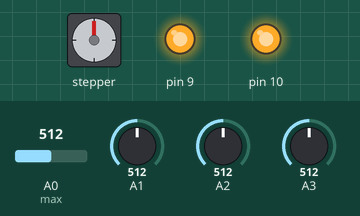
Simulated run of this sketch. Board: Arduino Uno, built with avr-gcc and run on an emulated ATmega328P. Parts: stepper motor, output pins drawn as LEDs (lit = HIGH). Wiring (inferred from the names in the program): stepper motor (2048 steps per turn assumed): coils pin 4, pin 5, pin 6, pin 7. Inputs (shaded band) come from the test bench; at power-on: A0 (max) = 512, A1 = 512, A2 = 512, A3 = 512. Pins used as bus, display or sensor lines are not drawn; what the sketch prints to the serial monitor is not drawn.

Above: at 0.1 s.
Timing chart, 0 to 1.6 s (numbered marks = the images above):
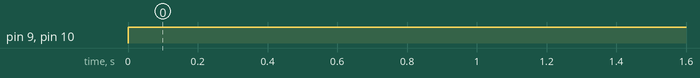

Measured:
- by itself, pin 9, pin 10: LOW → HIGH at 0.00 s

The sketch:

UTRAmotor.ino
```cpp
//Includes the Arduino Stepper Library
/*#include <Stepper.h>

// Defines the number of steps per rotation
const int stepsPerRevolution = 2038;

// Creates an instance of stepper class
// Pins entered in sequence IN1-IN3-IN2-IN4 for proper step sequence
Stepper myStepper = Stepper(stepsPerRevolution, 8, 10, 9, 11);

void setup() {
    // Nothing to do (Stepper Library sets pins as outputs)
}

void loop() {
	// Rotate CW slowly at 5 RPM
	myStepper.setSpeed(5);
	myStepper.step(stepsPerRevolution);
	delay(1000);

	// Rotate CCW quickly at 10 RPM
	myStepper.setSpeed(10);
	myStepper.step(-stepsPerRevolution);
	delay(1000);
}
/*
#include <Servo.h>
Servo servo;
int angle = 10;
void setup() {
  servo.attach(8);
  servo.write(angle);
}
void loop()
{
 // scan from 0 to 180 degrees
  for(angle = 10; angle < 180; angle++)
  {
    servo.write(angle);
    delay(15);
  }
  // now scan back from 180 to 0 degrees
  for(angle = 180; angle > 10; angle--)
  {
    servo.write(angle);
    delay(15);
  }
}
*/

#include <math.h>

int motor1pin1 = 6;
int motor1pin2 = 7;

int motor2pin1 = 5;
int motor2pin2 = 4;

int lastVal14 = 0;
int lastVal15 = 0;
int lastVal16 = 0;

int delta14 = 0;
int delta15 = 0;
int delta16 = 0;

// Voltage iteration loop
int l = 0;

double voltage = 0, avg_solar_voltage = 0;
/*
double avgLeft = 0, avgRight = 0, avgGo = 0;
double left, right, front;
*/

int satisfied = 0;

void setup() {
// put your setup code here, to run once:
  Serial.begin(9600);
  pinMode(motor1pin1, OUTPUT);
  pinMode(motor1pin2, OUTPUT);
  pinMode(motor2pin1, OUTPUT);
  pinMode(motor2pin2, OUTPUT);

  //(Optional)
  pinMode(9, OUTPUT);
  pinMode(10, OUTPUT);
  //pinMode(3, INPUT);
  pinMode(14, INPUT);
  pinMode(15, INPUT);
  pinMode(16, INPUT);
  pinMode(17, INPUT);
  pinMode(A3, INPUT);
  //(Optional)
}

void loop() {
   // put your main code here, to run repeatedly:

  //Controlling speed (0   = off and 255 = max speed):
  //(Optional)

  //(Optional)
  int max = 14;
  for(int i = 15; i < 17; i++) {
    if (max == 14) {
      if (analogRead(i) > analogRead(max) * 0.39) { // might be TOO sensitive
        max = i;
      }
    } else {
      if (analogRead(i) > analogRead(max)) {
      max = i;
    }
    }
  }

  Serial.println(max);
/*
  if (analogRead(14) + delta15 > 0 && analogRead(14) + delta16 < 0) {
    digitalWrite(motor1pin1,   LOW);
    digitalWrite(motor1pin2, HIGH);

    digitalWrite(motor2pin1, HIGH);
    digitalWrite(motor2pin2, LOW);

  } else if (analogRead(14) + delta15 < 0 && analogRead(14) + delta16 > 0) {
    digitalWrite(motor1pin1,   HIGH);
    digitalWrite(motor1pin2, LOW);

    digitalWrite(motor2pin1, LOW);
    digitalWrite(motor2pin2, HIGH);
  } else {
    digitalWrite(motor1pin1,   HIGH);
    digitalWrite(motor1pin2, LOW);

    digitalWrite(motor2pin1, HIGH);
    digitalWrite(motor2pin2, LOW);
  }
  */

  if (max == 15) {
    digitalWrite(motor1pin1,   HIGH);
    digitalWrite(motor1pin2, LOW);

    digitalWrite(motor2pin1, LOW);
    digitalWrite(motor2pin2, HIGH);
    //analogWrite(9, (analogRead(14) + delta14 + delta15 + 60 + analogRead(15)) *3);
    //analogWrite(10, (analogRead(14) + delta14) * 3);

    analogWrite(9, 255);
    analogWrite(10, 255);

    //Serial.print(pow(abs(analogRead(14) + delta14 + delta15 + 20 + analogRead(15)), 2));
    //Serial.print(" ");
    //Serial.println(pow(abs(analogRead(14) + delta14 + delta16), 2));
  } else if (max == 16) {
    digitalWrite(motor1pin1,   LOW);
    digitalWrite(motor1pin2, HIGH);

    digitalWrite(motor2pin1, HIGH);
    digitalWrite(motor2pin2, LOW);
    //analogWrite(9, (analogRead(14) + delta14) * 3);
    //analogWrite(10, (analogRead(14) + delta14 + delta16 + 60 + analogRead(16)/2) * 3);
    analogWrite(9, 255);
    analogWrite(10, 255);

    //Serial.print(pow(abs(analogRead(14) + delta14 + delta15), 2));
    //Serial.print(" ");
    //Serial.println(pow(abs(analogRead(14) + delta14 + delta16 + 20 + analogRead(16)/2), 2));
  } else {
    digitalWrite(motor1pin1,   HIGH);
    digitalWrite(motor1pin2, LOW);

    digitalWrite(motor2pin1, HIGH);
    digitalWrite(motor2pin2, LOW);
    if ((analogRead(14) + delta14 + delta15 + 20) * 2 > 255) { //Capping values > 255
      analogWrite(9, 255);
    } else {
      analogWrite(9, (analogRead(14) + delta14 + delta15 + 20) * 2);
    }

    if ((analogRead(14) + delta14 + delta16 + 20) * 2 > 255) { //Capping values > 255
      analogWrite(10, 255);
    } else {
      analogWrite(10, (analogRead(14) + delta14 + delta16 + 20) * 2); // ADJUST THESE MAYBE!
    }

    //analogWrite(9, 255);
    //analogWrite(10, 255);

    Serial.print((analogRead(14) + delta14 + delta15 + 20) * 2);
    Serial.print(" ");
    Serial.println((analogRead(14) + delta14 + delta16 + 20) * 2);
  }

  /*
  if(analogRead(max) >= 585) {
    // vibe
  } else if (max == 14) {
    analogWrite(9, 1000); //ENA   pin
    analogWrite(10, 1000); //ENB pin
    digitalWrite(motor1pin1,   HIGH);
    digitalWrite(motor1pin2, LOW);

    digitalWrite(motor2pin1, HIGH);
    digitalWrite(motor2pin2, LOW);
  } else if (max == 15) {
    analogWrite(9, 1000); //ENA   pin
    analogWrite(10, 1000); //ENB pin
    digitalWrite(motor1pin1,   HIGH);
    digitalWrite(motor1pin2, LOW);

    digitalWrite(motor2pin1, LOW);
    digitalWrite(motor2pin2, HIGH);
  } else if (max == 16) {
    analogWrite(9, 1000); //ENA   pin
    analogWrite(10, 1000); //ENB pin
    digitalWrite(motor1pin1,   LOW);
    digitalWrite(motor1pin2, HIGH);

    digitalWrite(motor2pin1, HIGH);
    digitalWrite(motor2pin2, LOW);
  }
  */

  Serial.print("ALL OF THE DELTAS: ");
  Serial.print(delta15);
  Serial.print(" ");
  Serial.print(delta14);
  Serial.print(" ");
  Serial.println(delta16);

  delta14 = (analogRead(14) - lastVal14) * 0.6;
  delta15 = analogRead(15) - lastVal15;
  delta16 = pow(analogRead(16) - lastVal16, 1.05);

  lastVal14 = analogRead(14);
  lastVal15 = analogRead(15);
  lastVal16 = analogRead(16);

  // Serial.println(analogRead(17) / 1023.0 * 3.3); // POTENTIAL STOP CONDITION: READ VOLTAGE ACROSS SOLAR DIODE (once Vt is hit, shut off car)

  // Code for reading solar panel voltage (0-5V range)
  for (l = 0; l < 20; l ++){
    avg_solar_voltage += analogRead(A3)*5/1023.0;
    /*
    avgLeft += analogRead(16);
    avgRight += analogRead(15);
    avgGo += analogRead(14)/3.5;
    */
  }
  // Compute Average
  voltage = (avg_solar_voltage/20);
  //left = avgLeft/20, right = avgRight/20, front = avgGo/20;
  Serial.print("Voltage = ");
  Serial.println(voltage);
  //avg_solar_voltage = 0, avgLeft = 0, avgRight = 0, avgGo = 0;

  //Code to drive seeking tendencies in extended areas of darkness

  /*
  if ((((left+right+front)/3.0) < 60) || (voltage < 2) ) {
    analogWrite(9, 150);
    analogWrite(10, 150);
  } else if ((((left+right+front)/3.0) > 60) && (voltage >= 2) ) {
    analogWrite(9, 0);
    analogWrite(10, 0);
  }
  */
  delay(150);
}
```
